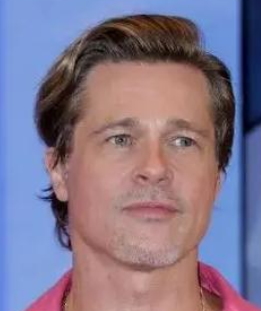
#> input picture Opencv人脸检测人脸识别/Images/Face/Test/Test_Peter.png, 261 x 311 px
$ python 07Cv2FaceRecognise.py
#> lines starting #> are read from the running program, lines starting #| are printed output that depends on the picture; long printed decimals are rounded
"""
简单进行人脸训练与识别
    1、准备训练数据集：
    2、提取局部纹理特征：
    3、构建特征向量：
    4、训练模型：
    5、人脸识别：
"""

import cv2
import os
import numpy as np


def load_training_data(data_dir):
    """
    从指定目录加载训练数据集
    :param data_dir:(str) 包含训练图像的目录路径
    :return:tuple 包含训练图像和对应标签的元组 (faces, labels)
    """

    if not isinstance(data_dir, str) or not data_dir.strip():
        raise ValueError("Invalid data directory path.")

    faces = []  # 存储人脸图像
    labels = []  # 存储人脸标签

    for root, dirs, files in os.walk(data_dir):
        for file in files:
            if file.endswith('.jpg') or file.endswith('.png'):
                img_path = os.path.join(root, file)
                label = os.path.basename(root)
                face_img = cv2.imread(img_path, cv2.IMREAD_GRAYSCALE)
                if face_img is not None:
                    faces.append(face_img)
                    labels.append(int(label))
#> pass 2 of the loop in load_training_data, `for root, dirs, files in os.walk(data_dir):`:
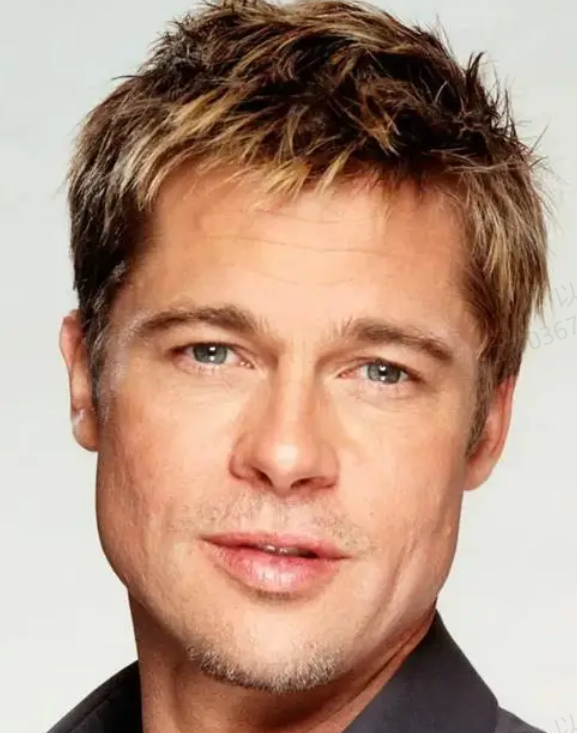
#> input picture Opencv人脸检测人脸识别/Images/Face/Train/2/Peter1.png, 577 x 733 px
#> in load_training_data, `face_img = cv2.imread(img_path, cv2.IMREAD_GRAYSCALE)`:
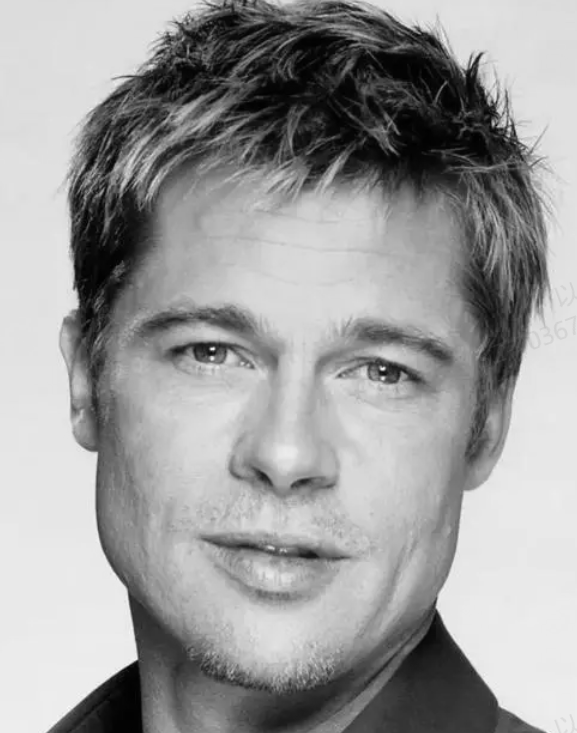
#> face_img: shape (733, 577); min 0, max 252, mean 156.1
#> pass 3 of the loop in load_training_data, `for root, dirs, files in os.walk(data_dir):`:
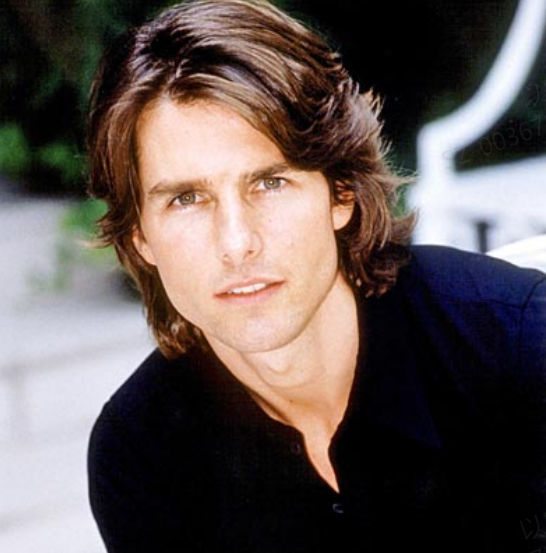
#> input picture Opencv人脸检测人脸识别/Images/Face/Train/1/Tom1.png, 546 x 553 px
#> in load_training_data, `face_img = cv2.imread(img_path, cv2.IMREAD_GRAYSCALE)`:
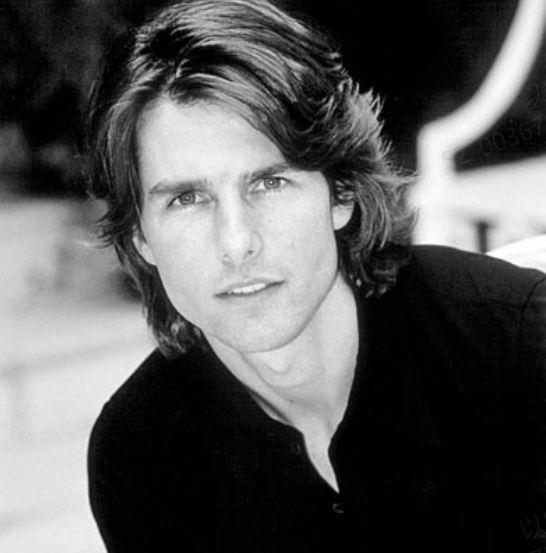
#> face_img: shape (553, 546); min 0, max 255, mean 88.5

    if not faces or not labels:
        raise ValueError("No valid training data found in the directory:", data_dir)

    return faces, labels


def preprocess_images(faces):
    """
    对图像列表进行预处理，调整图像大小为100x100像素
    :param faces: (list) 包含人脸图像的列表
    :return: list 预处理后的人脸图像列表
    """
    if not isinstance(faces, list) or not faces:
        raise ValueError("Invalid input: faces must be a non-empty list of images.")

    preprocessed_faces = []
    for face in faces:
        if face is not None:
            face = cv2.resize(face, (100, 100))  # 调整图像大小
            preprocessed_faces.append(face)
    return preprocessed_faces


def train_lbph(faces, labels):
    """
    使用 LBPH 算法训练人脸识别器
    :param faces: (list) 包含训练图像的列表
    :param labels: (list) 包含训练图像对应标签的列表
    :return: cv2.face_LBPHFaceRecognizer: 训练完成的 LBPH 人脸识别器模型
    """
    if not isinstance(faces, list) or not faces:
        raise ValueError("Invalid input: faces must be a non-empty list of images.")

    if not isinstance(labels, list) or not labels:
        raise ValueError("Invalid input: labels must be a non-empty list of integers.")

    if len(faces) != len(labels):
        raise ValueError("Mismatch in the number of faces and labels.")

    model = cv2.face.LBPHFaceRecognizer_create()
    model.train(faces, np.array(labels))
    return model


def load_test_image(image_path):
    """
    加载测试图像
    :param image_path: (str) 测试图像文件路径
    :return: numpy.ndarray 加载的测试图像
    """
    if not isinstance(image_path, str) or not image_path.strip():
        raise ValueError("Invalid image path.")

    test_image = cv2.imread(image_path, cv2.IMREAD_GRAYSCALE)
    if test_image is None:
        raise ValueError("Failed to load test image from path:", image_path)
    return test_image


def preprocess_test_image(test_image):
    """
    预处理测试图像，调整大小为100x100像素
    :param test_image: (numpy.ndarray) 待处理的测试图像
    :return: numpy.ndarray 预处理后的测试图像
    """

    if test_image is None:
        raise ValueError("Invalid input: test_image is None.")

    test_image = cv2.resize(test_image, (100, 100))  # 调整图像大小
    return test_image


def recognize_face(model, test_image):
    """
    使用训练好的模型识别人脸
    :param model: (cv2.face_LBPHFaceRecognizer) 训练完成的 LBPH 人脸识别器模型
    :param test_image: (numpy.ndarray) 待识别的测试图像
    :return: tuple 识别结果的标签和置信度 (label, confidence)
    """
    if model is None or not isinstance(model, cv2.face_LBPHFaceRecognizer):
        raise ValueError("Invalid model: model must be a trained LBPH face recognizer.")

    if test_image is None:
        raise ValueError("Invalid input: test_image is None.")

    label, confidence = model.predict(test_image)
    return label, confidence


def test_face_recognition(data_dir, test_image_path):
    """
    测试人脸识别器
    :param data_dir: (str) 包含训练图像的目录路径
    :param test_image_path: (str) 测试图像文件路径
    :return: tuple 识别结果的标签和置信度 (label, confidence)
    """
    # 加载训练数据集
    faces, labels = load_training_data(data_dir)
#> faces = 2 items; labels = [2, 1]

    # 预处理训练数据集
    preprocessed_faces = preprocess_images(faces)
#> the loop in preprocess_images, `for face in faces:` made 2 passes
#> pass 1, in preprocess_images, `face = cv2.resize(face, (100, 100))`:
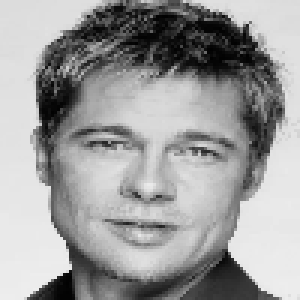
#> face: shape (100, 100) (shown 3 times larger); min 1, max 239, mean 156
#> pass 2, in preprocess_images, `face = cv2.resize(face, (100, 100))`:
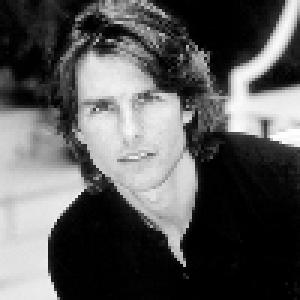
#> face: shape (100, 100) (shown 3 times larger); min 0, max 255, mean 88.3
#> after the loop in preprocess_images, `for face in faces:`: preprocessed_faces = 2 items
#> preprocessed_faces = 2 items

    # 训练 LBPH 人脸识别器
    model = train_lbph(preprocessed_faces, labels)

    # 读取测试图像
    test_image = load_test_image(test_image_path)
#> in load_test_image, `test_image = cv2.imread(image_path, cv2.IMREAD_GRAYSCALE)`:
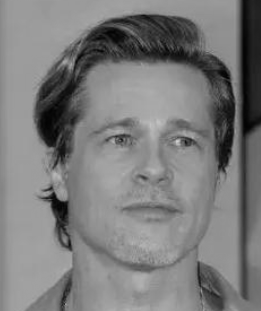
#> test_image: shape (311, 261); min 2, max 209, mean 123.3

    # 预处理测试图像
    preprocessed_test_image = preprocess_test_image(test_image)
#> in preprocess_test_image, `test_image = cv2.resize(test_image, (100, 100))`:
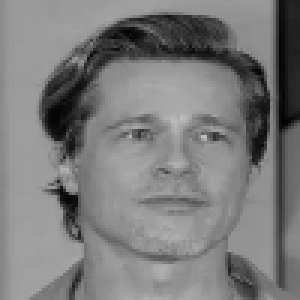
#> test_image: shape (100, 100) (shown 3 times larger); min 2, max 191, mean 123.2

    # 进行人脸识别
    label, confidence = recognize_face(model, preprocessed_test_image)
#> in recognize_face, `label, confidence = model.predict(test_image)`: label = 2; confidence = 107.4
#> label = 2; confidence = 107.4

    return label, confidence


# 测试人脸识别器
if __name__ == "__main__":
    data_dir = "Images/Face/Train"
    test_image_path = "Images/Face/Test/Test_Peter.png"
    label, confidence = test_face_recognition(data_dir, test_image_path)
#> label = 2; confidence = 107.4
    print("Predicted label:", label)
#| Predicted label: 2
    print("Confidence:", confidence)
#| Confidence: 107.406
